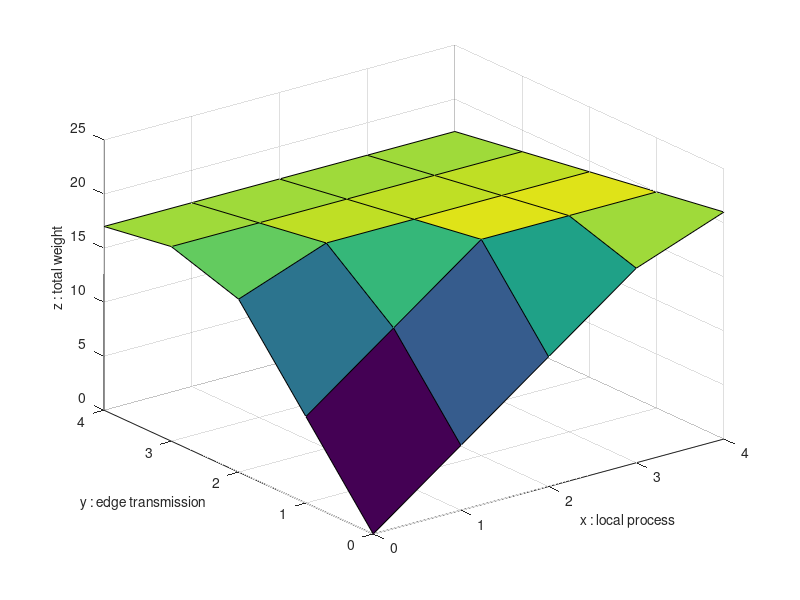

Source code (MATLAB): (Note: this script raises an error after producing the figure.)
%%%%% Optimal Joint offloading and Scheduling%%%%
%%%% examples test %%%%
%%%% calculate Weight matrix %%%%
clear
A = 7; % arrival packets
X = 3; % virtual queue length
C = 3; % channel state
mu = 2; % local rate
e_E = 1; % edge energy consumption
e_L = 2; % local energy consumption
M = 1;
T = 4; % total time slots

y_max = T; 
z_max = T;

% schedule wireless transmission from 0 to y_max_int times 
W = zeros(y_max + 1, z_max + 1);
W_edge = zeros(1, y_max + 1);
W_local = zeros(1, y_max + 1);
z_maxWeight = zeros(1, y_max + 1);

for y =  0 : y_max
    W_edge(y + 1) =  X * min(A, y * C) - M * e_E * y;%
    for z = 0 : z_max  % maximize local weight
        W_local(z + 1) = X * min(max(A - y * C, 0), z * mu); %- M * e_L * z;
        W(y + 1, z + 1) = W_edge(y + 1) + W_local(z + 1);
    end   
end

z_all =  0 : z_max;
y_all = 0 : y_max;

figure(111)
surf(z_all, y_all, W)
xlabel('x : local process','FontSize', 10)
ylabel('y : edge transmission','FontSize', 10)
zlabel('z : total weight','FontSize', 10)
title('System Setup : A = ' + string(A) + ', X = ' + string(X) + ...
    ', \mu = ' + string(mu) + ', C = ' + string(C) + ', T = ' + string(T) ...
    + ', e^E = ' + string(e_E) + ', e^L  = ' + string(e_L),'FontSize', 14 )

% given z plot
given_z = 3;
figure(2)
plot(y_all, W(:, given_z), 'r-o','LineWidth',2,'MarkerSize',10)
xlabel('edge transmission', 'FontSize', 10)
ylabel('total weight given k', 'FontSize', 10)
title('System Setup : given z = ' + string(given_z) + ...
    ', \mu = ' + string(mu) + ', C = ' + string(C) + ', T = ' + string(T) ...
    + ', e^E = ' + string(e_E) + ', e^L  = ' + string(e_L),'FontSize', 14 )
grid on

% given k plot
given_k = 2;
figure(3)
plot(z_all, W(given_k,:), 'b-s','LineWidth',2,'MarkerSize',10)
xlabel('number of local', 'FontSize', 10)
ylabel('total weight given k', 'FontSize', 10)
title('System Setup : given k = ' + string(given_k) + ...
    ', \mu = ' + string(mu) + ', C = ' + string(C) + ', T = ' + string(T) ...
    + ', e^E = ' + string(e_E) + ', e^L  = ' + string(e_L),'FontSize', 14 )
grid on




